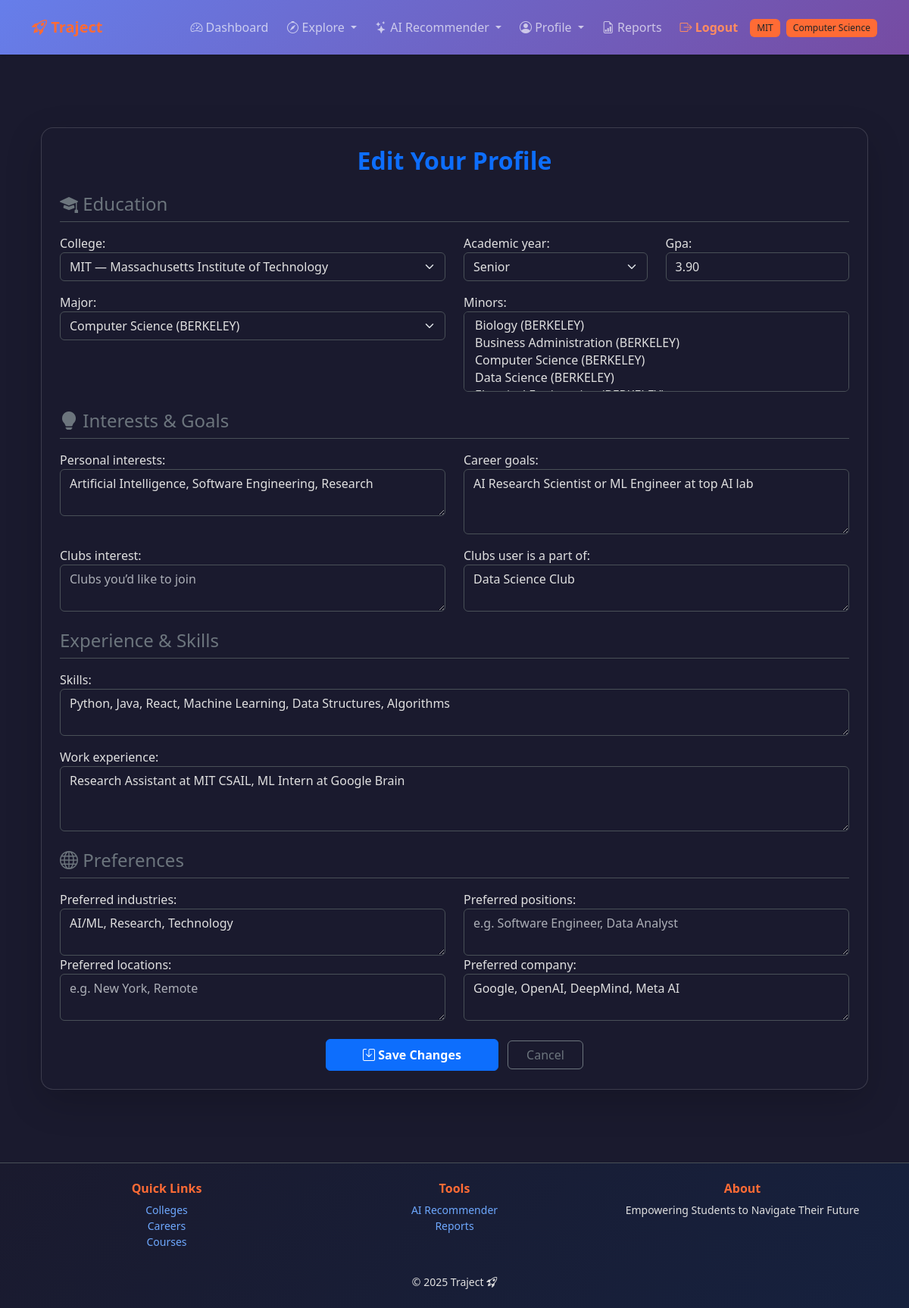
Page /accounts/profile/edit/ (signed in) on the earlier database version.
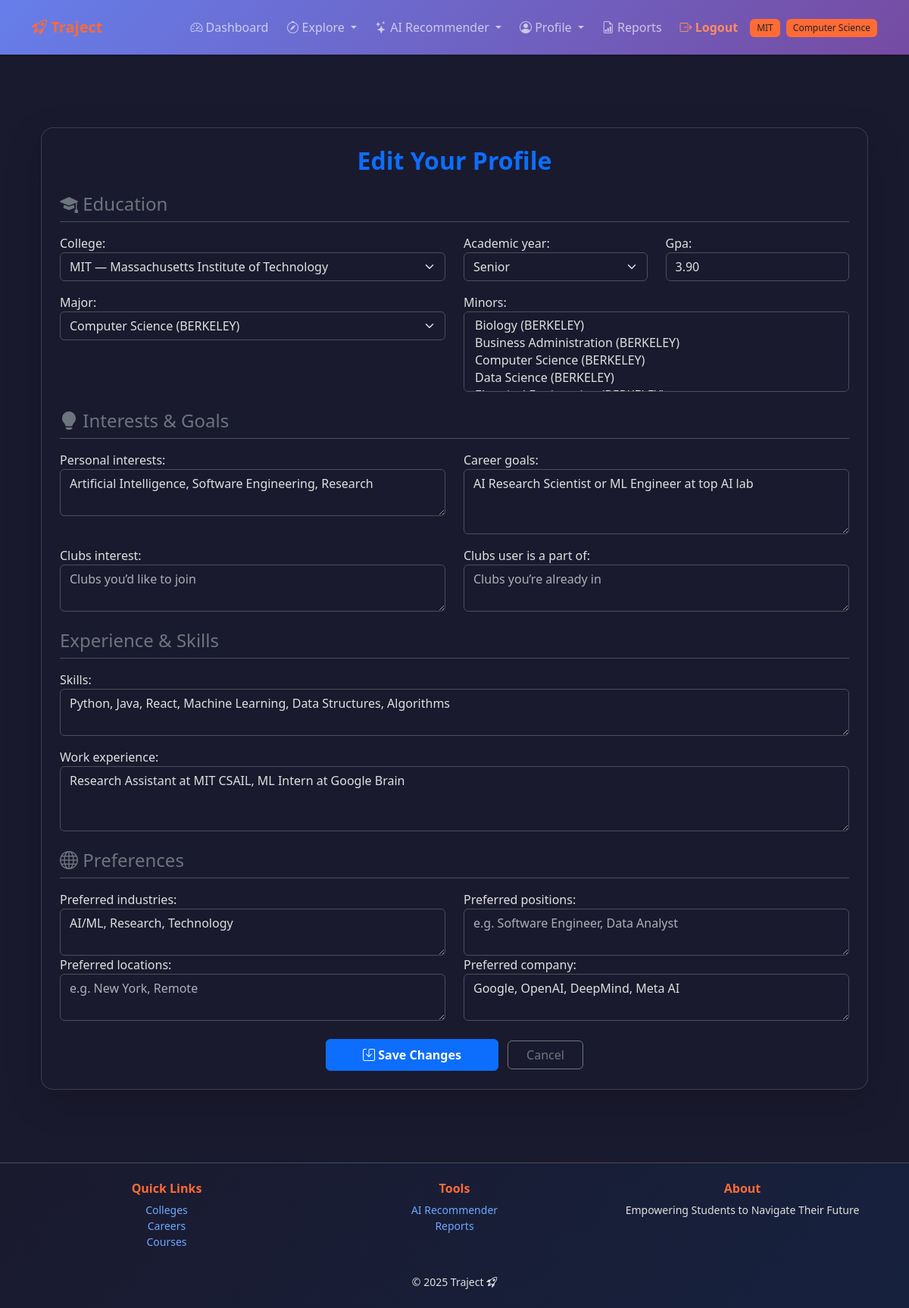
Same page on the later database version.
### accounts/models.py (models this page shows, shortened)
class UserProfile(models.Model):
    ACADEMIC_YEARS = [
        ('FR', 'Freshman'),
        ('SO', 'Sophomore'),
        ('JR', 'Junior'),
        ('SR', 'Senior'),
        ('GR', 'Graduate'),
    ]
    user = models.OneToOneField(
        User, on_delete=models.CASCADE, related_name='profile'
    )
    college = models.ForeignKey(
        "colleges.College",
        on_delete=models.SET_NULL,
        null=True, blank=True,
        related_name='students'
    )
    major = models.ForeignKey(
        "colleges.Major",
        on_delete=models.SET_NULL,
        null=True, blank=True,
        related_name='major_students'
    )
    minors = models.ManyToManyField(
        "colleges.Major",
        blank=True,
        related_name='minor_students',
        help_text="Optional secondary areas of study."
    )
    gpa = models.DecimalField(
        max_digits=4,
        decimal_places=2,
        validators=[MinValueValidator(0.0), MaxValueValidator(4.0)],
        null=True, blank=True,
        help_text="GPA on a 4.0 scale."
    )
    academic_year = models.CharField(
        max_length=2,
        choices=ACADEMIC_YEARS,
        default='FR'
    )
    personal_interests = models.TextField(blank=True)
    career_goals = models.TextField(blank=True)
    clubs_interest = models.TextField(blank=True)
    clubs_user_is_a_part_of = models.TextField(blank=True)
    skills = models.TextField(blank=True)
    work_experience = models.TextField(blank=True)
    preferred_industries = models.TextField(blank=True)
    preferred_locations = models.TextField(blank=True)
    preferred_positions = models.TextField(blank=True)
    preferred_company = models.TextField(blank=True)
    created_at = models.DateTimeField(auto_now_add=True)
    class Meta:
        ordering = ['user__username']
        verbose_name = "User Profile"
        verbose_name_plural = "User Profiles"

### accounts/views.py (the view)
# urls.py: path("profile/edit/", views.edit_profile_view, name="edit_profile"),
@login_required
def edit_profile_view(request):
    profile = request.user.profile
    if request.method == "POST":
        form = UserProfileForm(request.POST, instance=profile)
        if form.is_valid():
            form.save()
            messages.success(request, "Profile updated successfully!")
            return redirect("accounts:profile")
    else:
        form = UserProfileForm(instance=profile)
    return render(request, "accounts/edit_profile.html", {"form": form})

### colleges/models.py (called while the page is built)
    def __str__(self):
        return f"{self.abbreviation} — {self.college_name}"

    def __str__(self):
        return f"{self.name} ({self.college.abbreviation})"

### templates/accounts/edit_profile.html (shortened to what this page needs)
{% extends "accounts/base.html" %}
{% block content %}
<div class="container my-5">
 <div class="card shadow-lg p-4 rounded-4">
 <h2 class="fw-bold mb-4 text-center text-primary">Edit Your Profile</h2>
 <form method="POST" class="needs-validation" novalidate>
 <h4 class="text-secondary border-bottom pb-2 mb-3"><i class="bi bi-mortarboard-fill"></i> Education</h4>
 <div class="row mb-3">
 <div class="col-md-6">{{ form.college.label_tag }} {{ form.college }}</div>
 <div class="col-md-3">{{ form.academic_year.label_tag }} {{ form.academic_year }}</div>
 <div class="col-md-3">{{ form.gpa.label_tag }} {{ form.gpa }}</div>
 </div>
 <div class="row mb-3">
 <div class="col-md-6">
 {{ form.major.label_tag }} {{ form.major }}
 </div>
 <div class="col-md-6">
 {{ form.minors.label_tag }} {{ form.minors }}
 </div>
 </div>
 <h4 class="text-secondary border-bottom pb-2 mb-3 mt-4"><i class="bi bi-lightbulb-fill"></i> Interests & Goals</h4>
 <div class="row mb-3">
 <div class="col-md-6">
 {{ form.personal_interests.label_tag }} {{ form.personal_interests }}
 </div>
 <div class="col-md-6">
 {{ form.career_goals.label_tag }} {{ form.career_goals }}
 </div>
 </div>
 <div class="row mb-3">
 <div class="col-md-6">
 {{ form.clubs_interest.label_tag }} {{ form.clubs_interest }}
 </div>
 <div class="col-md-6">
 {{ form.clubs_user_is_a_part_of.label_tag }} {{ form.clubs_user_is_a_part_of }}
 </div>
 </div>
 <h4 class="text-secondary border-bottom pb-2 mb-3 mt-4"> Experience & Skills</h4>
 <div class="mb-3">{{ form.skills.label_tag }} {{ form.skills }}</div>
 <div class="mb-3">{{ form.work_experience.label_tag }} {{ form.work_experience }}</div>
 <h4 class="text-secondary border-bottom pb-2 mb-3 mt-4"><i class="bi bi-globe"></i> Preferences</h4>
 <div class="row">
 <div class="col-md-6">{{ form.preferred_industries.label_tag }} {{ form.preferred_industries }}</div>
 <div class="col-md-6">{{ form.preferred_positions.label_tag }} {{ form.preferred_positions }}</div>
 </div>
 <div class="row">
 <div class="col-md-6">{{ form.preferred_locations.label_tag }} {{ form.preferred_locations }}</div>
 <div class="col-md-6">{{ form.preferred_company.label_tag }} {{ form.preferred_company }}</div>
 </div>
 <div class="text-center mt-4">
 <button type="submit" class="btn btn-primary px-5 py-2 fw-semibold"><i class="bi bi-save"></i> Save Changes</button>
 <a href="{% url 'accounts:profile' %}" class="btn btn-outline-secondary px-4 ms-2">Cancel</a>
 </div>
 </form>
 </div>
</div>
{% endblock %}

Differences in the rows shown:
changed UserProfile "MIT — Massachusetts Institute of Technology": clubs_user_is_a_part_of "Data Science Club" → (not shown)
